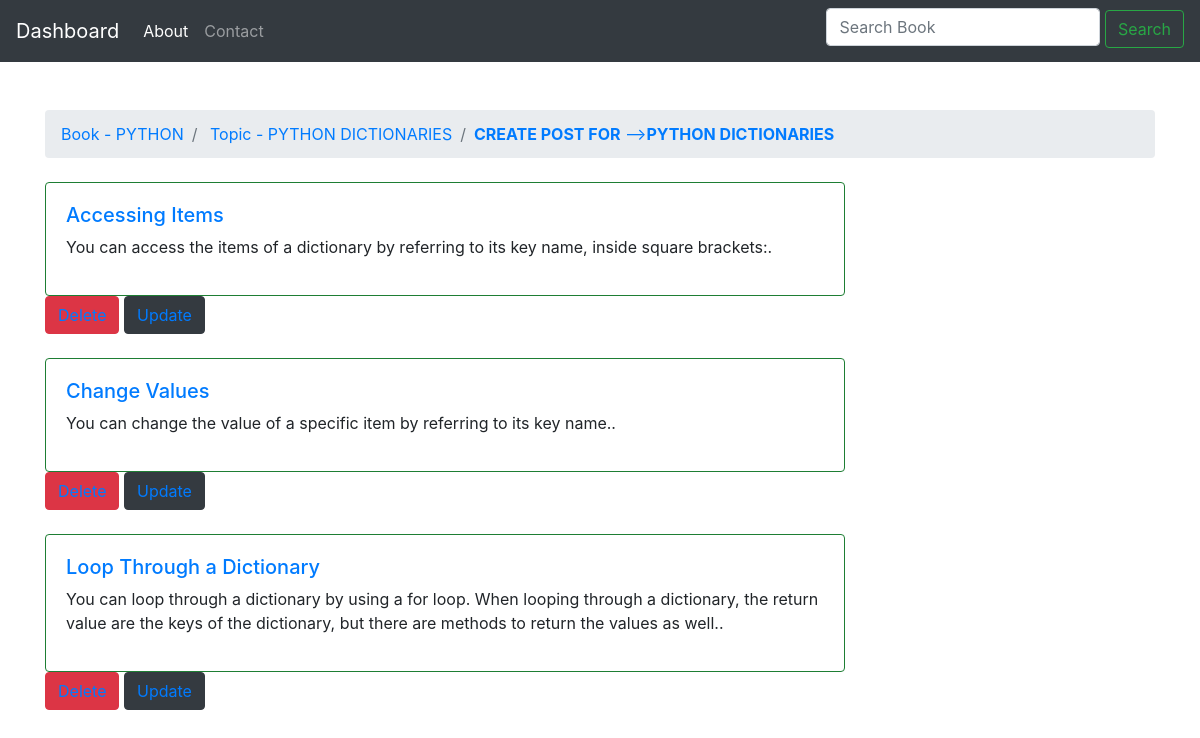
The app's page /19/home/post/ with its own data.
### BookApp/models.py (models this page shows, shortened)
class Topic(models.Model):
    topic_name = models.CharField(max_length=255, verbose_name='Subject Name')
    description = models.CharField(max_length=255, verbose_name='Topic Description')
    book = models.ForeignKey(Book1, verbose_name='book fk', related_name='topics',
                                related_query_name='topic', on_delete=models.CASCADE)

class Book1(models.Model):
    book_name = models.CharField(max_length=255, verbose_name='Book Name')
    description = models.CharField(max_length=255, verbose_name='Book Description')

class Post(models.Model):
    heading = models.CharField(max_length=255)
    content = models.TextField()
    topic = models.ForeignKey(Topic, verbose_name='topic fk', related_name='posts',
                              related_query_name='post', on_delete=models.CASCADE)

### BookApp/views.py (the view)
# urls.py: url(r'^(?P<pk>\d+)/home/post/$', views.post_view, name='post'),
def post_view(request, pk):
    topic = get_object_or_404(Topic, pk=pk)
    post = topic.posts.all()
    return render(request, 'Book_pages/post_page.html', {'post_all':post, 'topic':topic})

### BookApp/templates/Book_pages/post_page.html
{% extends 'base.html' %}
{% block body %}
<br>
      <ol class="breadcrumb my-4">
        <li class="breadcrumb-item active"><a href="{% url 'home' %}"> Book - {{ topic.book.book_name.upper }} </a></li>
        <li class="breadcrumb-item active"><a href="{% url 'topic' topic.book.pk %}"> Topic - {{ topic.topic_name.upper }} </a></li>
          <li class="breadcrumb-item active"><a href="{% url 'create_post' topic.pk %}"><b>CREATE POST FOR</b> --><b>{{ topic.topic_name.upper }} </b></a></li>
      </ol>
    {% for post1 in post_all %}
        <div class="card" style="width: 50rem; border-color: #1e7e34">
          <div class="card-body">
            <h5 class="text-primary"> {{ post1.heading }} </h5>
            <p class="text-black">{{ post1.content }}.</p>
          </div>
        </div>
        <div class="btn btn-danger" type="submit" style="float: inside"><a href="{% url 'delete_post' post1.pk %}"> Delete </a></div>
        <div class="btn btn-dark" type="submit" style="float: inside"><a href="{% url 'update_post' post1.pk %}"> Update </a></div><br>
        <br>
    {% endfor %}
{% endblock %}

### records on screen
Topic: book.book_name "PYTHON", topic_name "PYTHON DICTIONARIES"
Post: heading "Accessing Items", content "You can access the items of a dictionary by referring to its key name, inside square brackets:"
Post: heading "Change Values", content "You can change the value of a specific item by referring to its key name."
Post: heading "Loop Through a Dictionary", content "You can loop through a dictionary by using a for loop. When looping through a dictionary, the return value are the keys of the dictionary, but there are methods to return the values as well."
